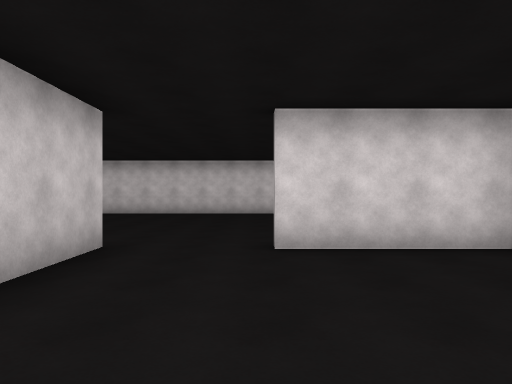
[1] (above)

16 first-person views from a walk through a 3-D level made in the Unity game engine. The camera is 1.5 m above the floor, looks level and sees 70° across. The floor is counted in squares, 2 m on a side. Each view is taken from the middle of a square. On the plan, view 1 faces up. The plan holds only what a view shows up to about 11 squares ahead; the rest is blank. The player is left out.

[2]
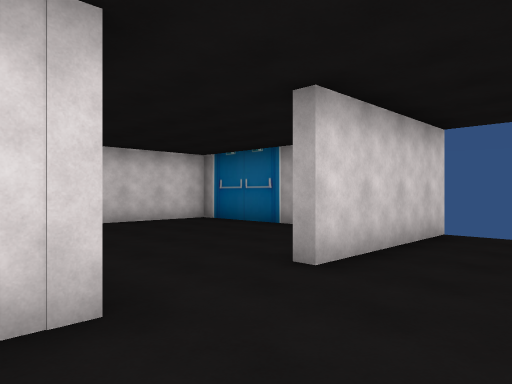

[3]
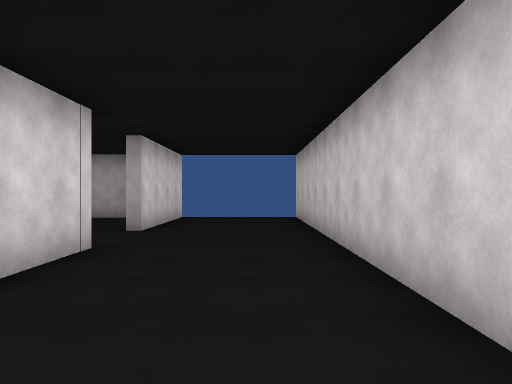

[4]
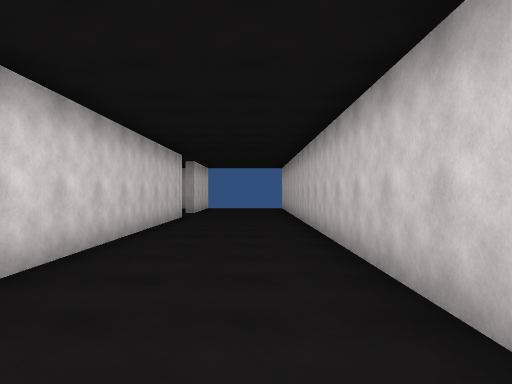

[5]
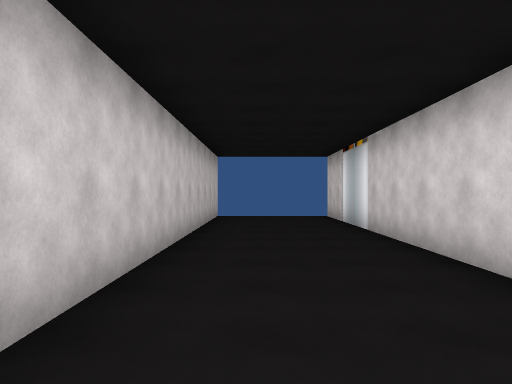

[6]
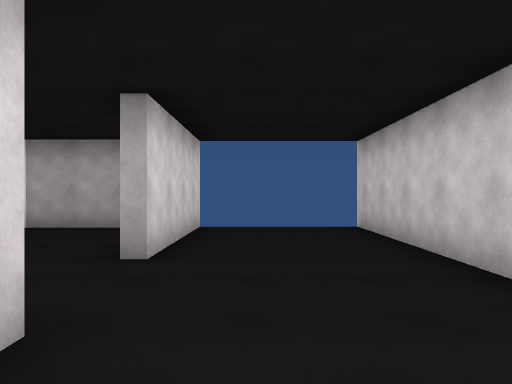

[7]
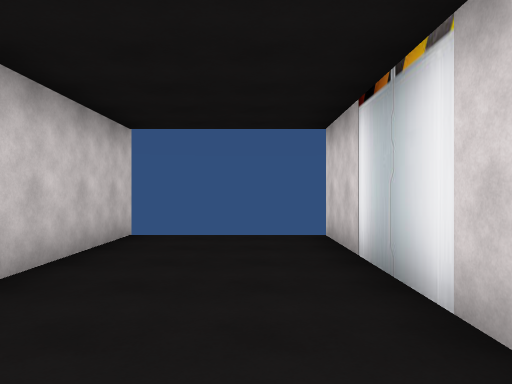

[8]
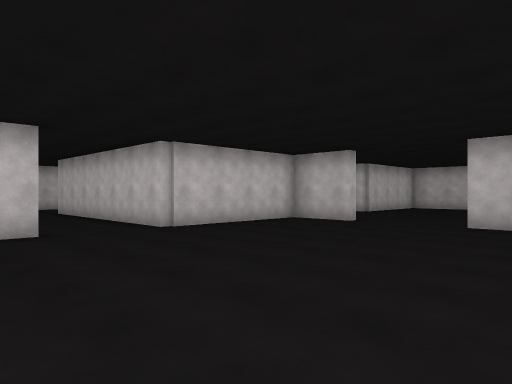

[9]
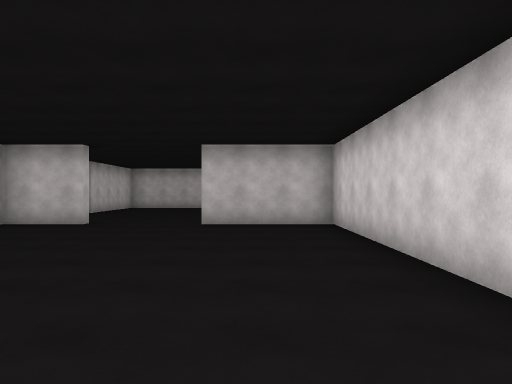

[10]
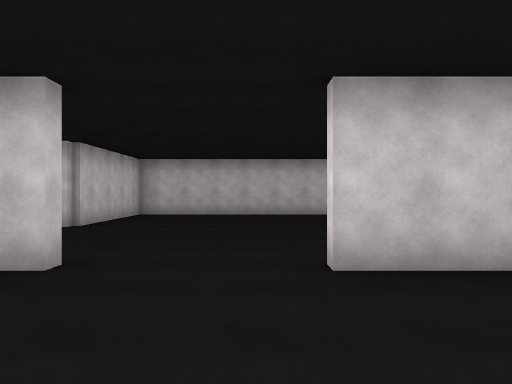

[11]
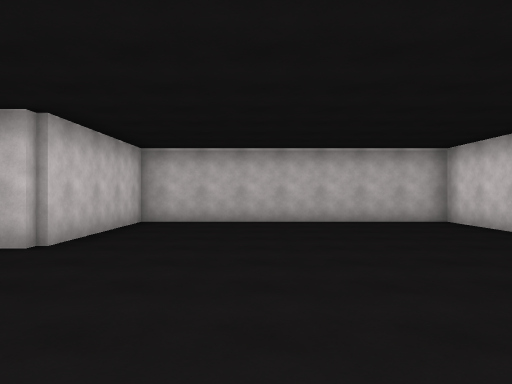

[12]
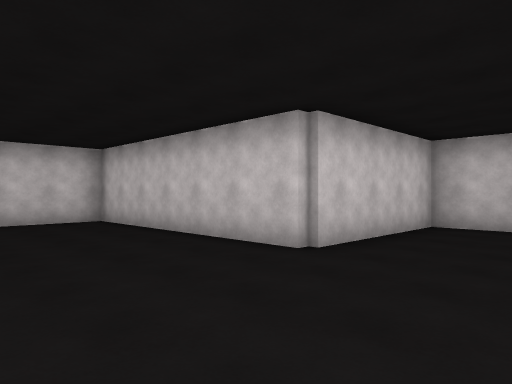

[13]
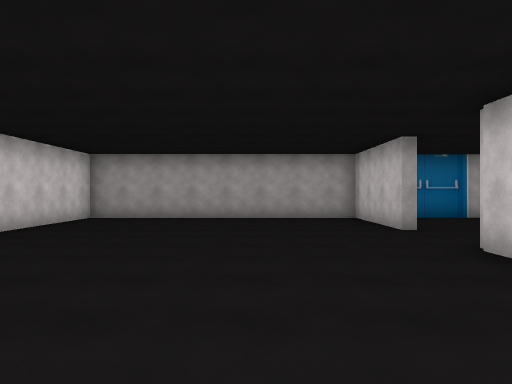

[14]
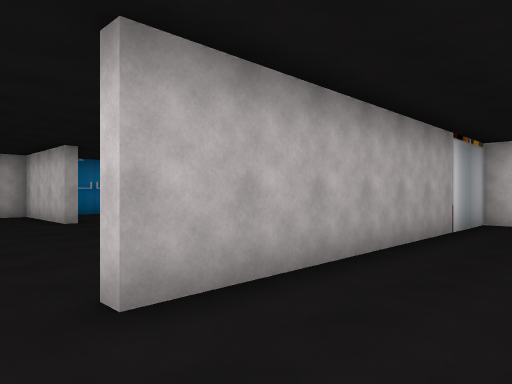

[15]
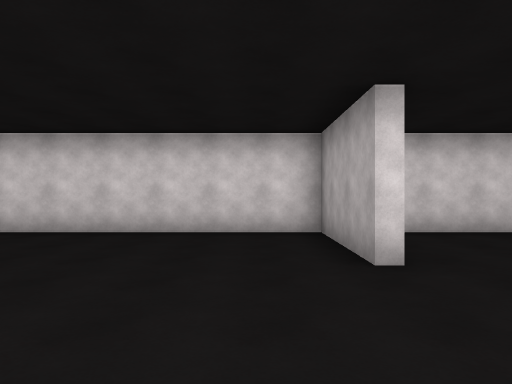

[16]
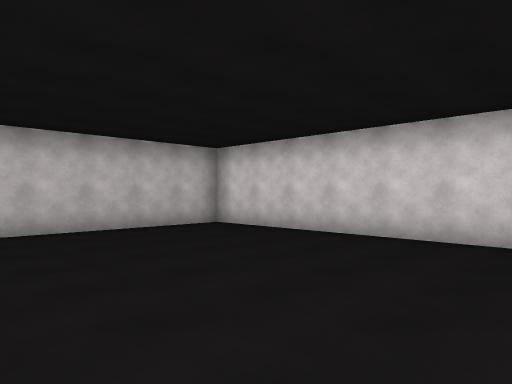

### Floor plan
Ten units are one square. View 1 is at (0, 0); x grows to the right and y downward. Boxes are objects, and circles mark ways between rooms. Rooms are numbered by the first view taken in them; rooms with no view inside come last. Other rooms are left out.
<svg viewBox="-160 -133 205 190">
<path fill="none" stroke="#000" d="M37 2 37 -48 2 -48M1 18 1 14M-21 -51 -21 -5M-20 18 -154 18M-155 52 40 52M40 18 1 18M2 -51 37 -51 37 -128 -65 -128 -65 -97 -68 -97 -68 -128 -152 -128 -152 -51 -109 -51 -109 15 -68 15 -68 -70 -65 -70 -65 -51 -21 -51"/>
<circle cx="-10" cy="10" r="3" fill="#2a7"/>
<circle cx="-5" cy="-50" r="3" fill="#2a7"/>
<text x="10" y="-20">1</text>
<text x="-60" y="30">2</text>
<text x="-60" y="-80">3</text>
</svg>
Room 1 opens to room 2. Room 1 opens to room 3.

Where each view was taken, in squares from view 1:
view 1: 0 up, 0 right, facing up
view 2: 4 down, 3 left, facing up-right
view 3: 4 down, 7 left, facing right
view 4: 4 down, 13 left, facing right
view 5: 4 down, 4 left, facing left
view 6: 3 down, 4 left, facing right
view 7: 3 down, 9 left, facing left
view 8: 12 up, 2 right, facing down-left
view 9: 11 up, 2 right, facing left
view 10: 9 up, 3 left, facing left
view 11: 8 up, 6 left, facing left
view 12: 8 up, 7 left, facing down-left
view 13: 8 up, 7 left, facing right
view 14: 8 up, 9 left, facing down-right
view 15: 6 up, 8 left, facing up
view 16: 7 up, 8 left, facing up-left
